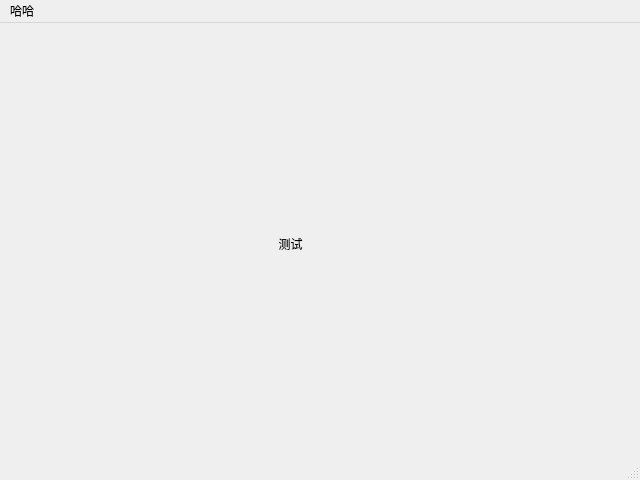
<?xml version="1.0" encoding="UTF-8"?>
<ui version="4.0">
 <class>MainWindow</class>
 <widget class="QMainWindow" name="MainWindow">
  <property name="geometry">
   <rect>
    <x>0</x>
    <y>0</y>
    <width>640</width>
    <height>480</height>
   </rect>
  </property>
  <property name="windowTitle">
   <string>MainWindow</string>
  </property>
  <widget class="QWidget" name="centralwidget">
   <widget class="QLabel" name="label">
    <property name="geometry">
     <rect>
      <x>220</x>
      <y>170</y>
      <width>141</width>
      <height>101</height>
     </rect>
    </property>
    <property name="text">
     <string>测试</string>
    </property>
    <property name="alignment">
     <set>Qt::AlignCenter</set>
    </property>
   </widget>
  </widget>
  <widget class="QMenuBar" name="menubar">
   <property name="geometry">
    <rect>
     <x>0</x>
     <y>0</y>
     <width>640</width>
     <height>26</height>
    </rect>
   </property>
   <widget class="QMenu" name="menu">
    <property name="title">
     <string>哈哈</string>
    </property>
    <addaction name="actionhah"/>
   </widget>
   <addaction name="menu"/>
  </widget>
  <widget class="QStatusBar" name="statusbar"/>
  <action name="actionhah">
   <property name="text">
    <string>hah </string>
   </property>
  </action>
 </widget>
 <resources/>
 <connections/>
</ui>
